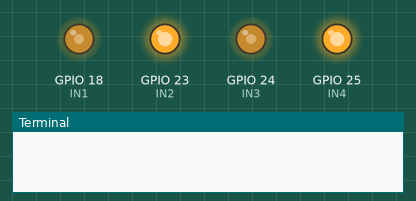
Recording of a program running on a simulated Raspberry Pi (BCM pin numbers). Parts: output pins drawn as LEDs (lit = HIGH), the last lines printed to the terminal. At 10.0 s the program stops and its outputs stay as they are.

Above: at 0.1 s.
At 2.1 s:
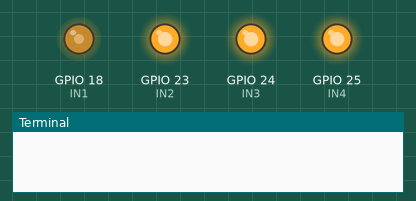
At 4.1 s:
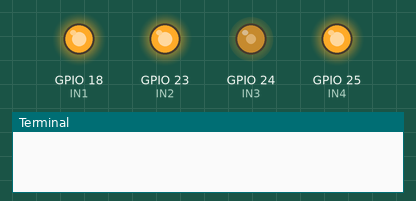
At 6.1 s:
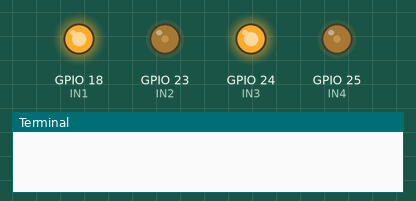
At 8.1 s:
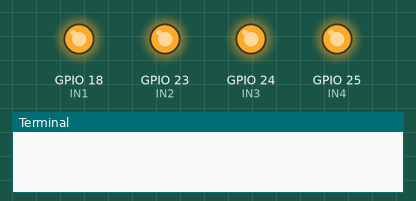
At 10.1 s:
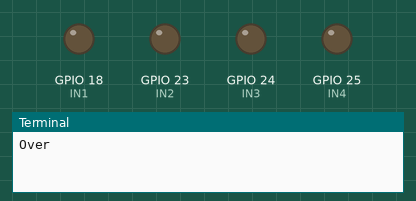
Timing chart, 0 to 11.5 s (numbered marks = the images above):
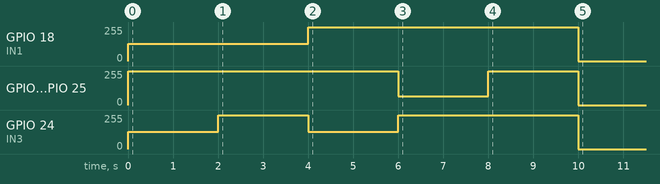

The program:

test-pwm4_4gpio.py
```python
import _thread
import time
import os
import sys
import socket
import RPi.GPIO as GPIO

''''led接的是低电平有效'''
#设置左电机
IN1, IN2 = 18, 23
GPIO.setmode(GPIO.BCM)  #BCM编号系统
GPIO.setup(IN1, GPIO.OUT)
IN1= GPIO.PWM(IN1, 50)  # 通道为 23 频率为 50Hz
GPIO.setup(IN2, GPIO.OUT)
IN2 = GPIO.PWM(IN2, 50)  # 通道为 23 频率为 50Hz

#设置右电机
IN3, IN4 = 24, 25
GPIO.setmode(GPIO.BCM)  #BCM编号系统
GPIO.setup(IN3, GPIO.OUT)
IN3= GPIO.PWM(IN3, 50)  # 通道为 23 频率为 50Hz
GPIO.setup(IN4, GPIO.OUT)
IN4 = GPIO.PWM(IN4, 50)  # 通道为 23 频率为 50Hz

#启动左电机
IN1.start(0)
IN2.start(0)

#启动右电机
IN3.start(0)
IN4.start(0)

for i in range(1):

        #直行--w
                #左电机正转
                IN1.ChangeDutyCycle(50)
                IN2.ChangeDutyCycle(100) #全高电平

                #右电机正转
                IN3.ChangeDutyCycle(50)
                IN4.ChangeDutyCycle(100)
                time.sleep(2)

        #左转--a
                #左电机正转
                IN1.ChangeDutyCycle(50)
                IN2.ChangeDutyCycle(100)

                #右电机不转
                IN3.ChangeDutyCycle(100)
                IN4.ChangeDutyCycle(100)
                time.sleep(2)

        #右转--d
                #左电机不转
                IN1.ChangeDutyCycle(100)
                IN2.ChangeDutyCycle(100)

                #右电机正转
                IN3.ChangeDutyCycle(50)
                IN4.ChangeDutyCycle(100)
                time.sleep(2)

        #倒车--s
                #左电机反转
                IN1.ChangeDutyCycle(100)
                IN2.ChangeDutyCycle(25)

                #右电机反转
                IN3.ChangeDutyCycle(100)
                IN4.ChangeDutyCycle(25)
                time.sleep(2)

        #停车--q
                #左电机不转
                IN1.ChangeDutyCycle(100)
                IN2.ChangeDutyCycle(100)

                #右电机不转
                IN3.ChangeDutyCycle(100)
                IN4.ChangeDutyCycle(100)
                time.sleep(2)

IN1.stop()
IN2.stop()
IN3.stop()
IN4.stop()
GPIO.cleanup()
print('Over')
```

Measured:
- by itself, GPIO 18 (IN1): 0/255 → 128/255 at 0.00 s, → 255/255 4.0 s later, → 0/255 6.0 s later
- by itself, GPIO 23 (IN2), GPIO 25 (IN4): 0/255 → 255/255 at 0.00 s, → 64/255 6.0 s later, → 255/255 2.0 s later, → 0/255 2.0 s later
- by itself, GPIO 24 (IN3): 0/255 → 128/255 at 0.00 s, → 255/255 2.0 s later, → 128/255 2.0 s later, → 255/255 2.0 s later, … (5 changes in this stretch)
